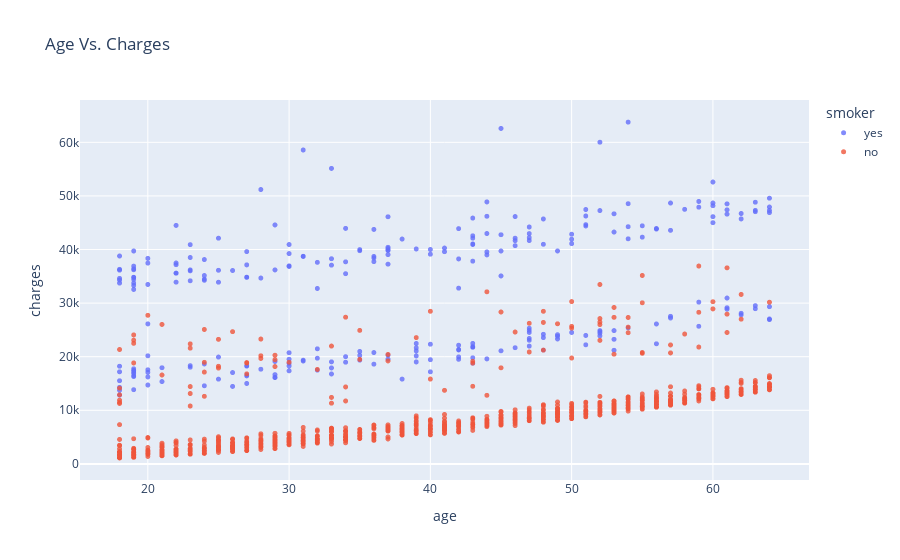

Notebook code cell kept with this figure:
### Markdown cell above
VISUALIZING CHARGES WITH RESPECT TO AGE in a scatter plot.
We also color the datapoint based on smoking status.

### Code cell
fig = px.scatter(medical_df,
                   x='age',
                   y='charges',
                  #  marginal='box',
                   color='smoker',
                   opacity=0.8,
                   hover_data=['sex'],
                   title='Age Vs. Charges')
fig.update_traces(marker_size=5)
fig.show()

### Figure 1 — Plotly figure (JSON) as saved in the notebook; plotly's stock layout.template omitted (floating-point values rounded to 4 significant figures; data arrays with more than 128 entries replaced by an {"elided": "..."} marker saying what was removed)
{"data": [{"customdata": {"elided": "274x1 str values"}, "hovertemplate": "smoker=yes<br>age=%{x}<br>charges=%{y}<br>sex=%{customdata[0]}<extra></extra>", "legendgroup": "yes", "marker": {"color": "#636efa", "opacity": 0.8, "size": 5, "symbol": "circle"}, "mode": "markers", "name": "yes", "showlegend": true, "type": "scattergl", "x": {"elided": "274 int values"}, "xaxis": "x", "y": {"elided": "274 float values"}, "yaxis": "y"}, {"customdata": {"elided": "1064x1 str values"}, "hovertemplate": "smoker=no<br>age=%{x}<br>charges=%{y}<br>sex=%{customdata[0]}<extra></extra>", "legendgroup": "no", "marker": {"color": "#EF553B", "opacity": 0.8, "size": 5, "symbol": "circle"}, "mode": "markers", "name": "no", "showlegend": true, "type": "scattergl", "x": {"elided": "1064 int values"}, "xaxis": "x", "y": {"elided": "1064 float values"}, "yaxis": "y"}], "layout": {"legend": {"title": {"text": "smoker"}, "tracegroupgap": 0}, "title": {"text": "Age Vs. Charges"}, "xaxis": {"anchor": "y", "domain": [0, 1], "title": {"text": "age"}}, "yaxis": {"anchor": "x", "domain": [0, 1], "title": {"text": "charges"}}}}
